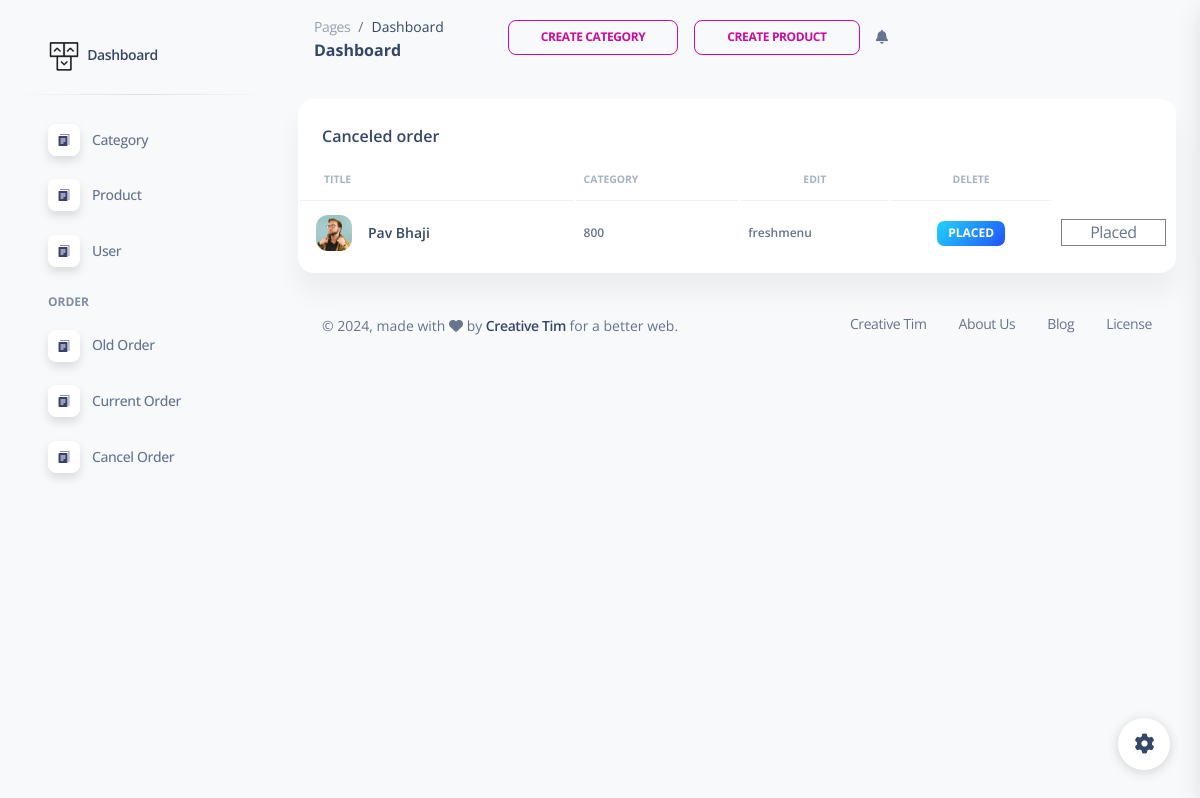
/dashboard/cancelorder (signed in), run on the app's committed database.
### onlinestore/models.py (models this page shows)
class Order(models.Model):
    name=models.CharField(max_length=70)
    price=models.IntegerField()
    user=models.ForeignKey(User,on_delete=models.CASCADE)
    order_status=models.CharField(max_length=100,default='cart')
    quantity=models.IntegerField(default=1)

### onlinestore/views.py (the view)
# urls.py: path('dashboard/cancelorder',views.cancelorder,name='cancel') ,
def cancelorder(request):
    if request.user.is_authenticated:
            cart=Order.objects.filter(order_status='cancel')
    return render(request, 'dashboard/cancel-order.html',{'data':cart})

### template/dashboard/cancel-order.html (shortened to what this page needs)
{% extends 'dashboard/dashboard.html' %}
{% block main %}
<div class="container-fluid py-4">
  <div class="row">
    <div class="col-12">
      <div class="card mb-4">
        <div class="card-header pb-0">
          <h6>Canceled order</h6>
        </div>
        <div class="card-body px-0 pt-0 pb-2">
          <div class="table-responsive p-0">
            <table class="table align-items-center mb-0">
              <thead>
                <tr>
                  <th class="text-uppercase text-secondary text-xxs font-weight-bolder opacity-7">Title</th>
                  <th class="text-uppercase text-secondary text-xxs font-weight-bolder opacity-7 ps-2">Category</th>
                  <th class="text-center text-uppercase text-secondary text-xxs font-weight-bolder opacity-7">Edit</th>
                  <th class="text-center text-uppercase text-secondary text-xxs font-weight-bolder opacity-7">Delete</th>
                </tr>
              </thead>
              <tbody>
                {% for i in data %}
                <tr>
                  <td>
                    <div class="d-flex px-2 py-1">
                      <div>
                        <img src="../assets/img/team-3.jpg" class="avatar avatar-sm me-3" alt="user2">
                      </div>
                      <div class="d-flex flex-column justify-content-center">
                        <h6 class="mb-0 text-sm">{{i.name}}</h6>
                      </div>
                    </div>
                  </td>
                  <td>
                    <p class="text-xs font-weight-bold mb-0">{{i.price}}</p>
                  </td>
                  <td>
                    <p class="text-xs font-weight-bold mb-0">{{i.user}}</p>
                  </td>
                  <td class="align-middle text-center">
                    <span class="badge badge-sm bg-gradient-info">Placed</span>
                  </td>
                  <td class="align-middle text-center">
                    <a href="javascript:;" style="border: 1px solid grey;" class="nav-link text-body p-0" id="dropdownMenuButton" data-bs-toggle="dropdown" aria-expanded="false">
                    Placed
                    </a>
                  </td>
                </tr>
                {% endfor %}
              </tbody>
            </table>
          </div>
        </div>
      </div>
    </div>
  </div>
{% endblock %}

### data on the page
Order: name "Pav Bhaji", price "800", user "freshmenu"
